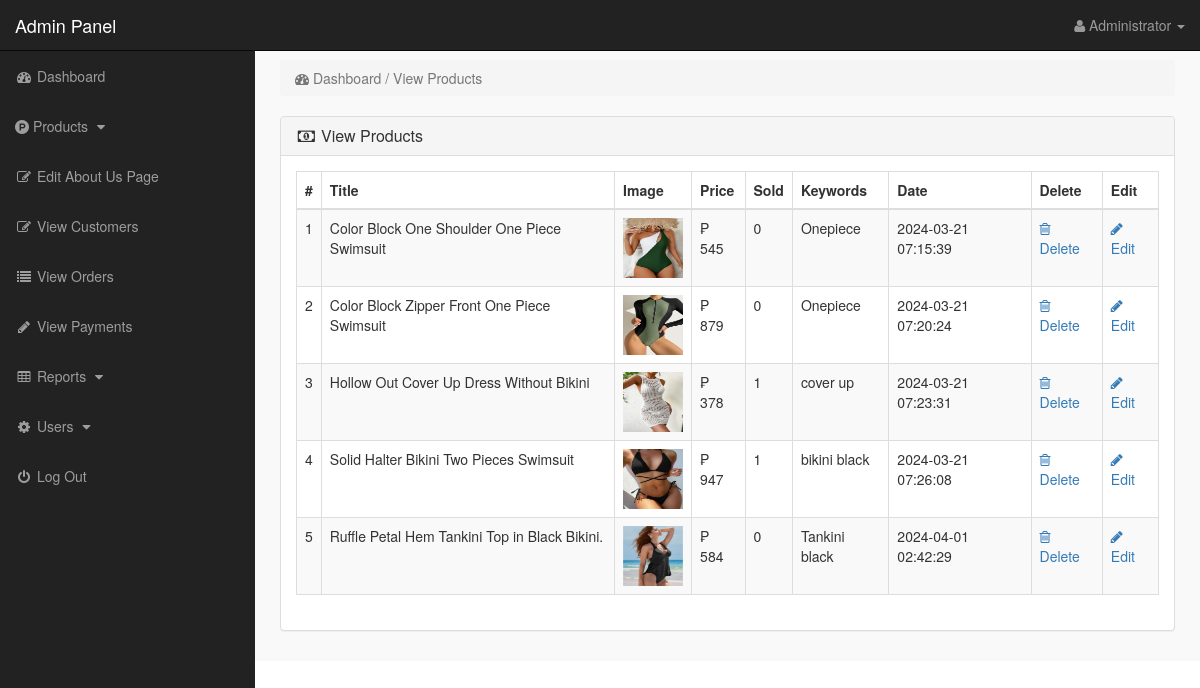
/admin_area/index.php?view_products (signed in), run on the app's committed database.
### tables this page shows
CREATE TABLE `products` (
  `product_id` int(10) NOT NULL,
  `p_cat_id` int(10) DEFAULT NULL,
  `cat_id` int(10) DEFAULT NULL,
  `manufacturer_id` int(10) DEFAULT NULL,
  `date` timestamp NOT NULL DEFAULT current_timestamp() ON UPDATE current_timestamp(),
  `product_title` text NOT NULL,
  `product_url` text NOT NULL,
  `product_img1` text NOT NULL,
  `product_img2` text NOT NULL,
  `product_img3` text NOT NULL,
  `product_price` int(10) NOT NULL,
  `product_psp_price` int(100) NOT NULL,
  `product_desc` text NOT NULL,
  `product_features` text DEFAULT NULL,
  `product_video` text DEFAULT NULL,
  `product_keywords` text NOT NULL,
  `product_label` text DEFAULT NULL,
  `status` varchar(255) NOT NULL
);

### admin_area/view_products.php (the view)
<?php
if(!isset($_SESSION['admin_email'])){
echo "<script>window.open('login.php','_self')</script>";
}
else {
?>
<div class="row">
<div class="col-lg-12" >
<ol class="breadcrumb" >
<li class="active" >
<i class="fa fa-dashboard"></i> Dashboard / View Products
</li>
</ol>
</div>
</div>
<div class="row" >
<div class="col-lg-12" >
<div class="panel panel-default" >
<div class="panel-heading" >
<h3 class="panel-title" >
<i class="fa fa-money fa-fw" ></i> View Products
</h3>
</div>
<div class="panel-body" >
<div class="table-responsive" >
<table class="table table-bordered table-hover table-striped" >
<thead>
<tr>
<th>#</th>
<th>Title</th>
<th>Image</th>
<th>Price</th>
<th>Sold</th>
<th>Keywords</th>
<th>Date</th>
<th>Delete</th>
<th>Edit</th>
</tr>
</thead>
<tbody>
<?php
$i = 0;
$get_pro = "select * from products where status='product'";
$run_pro = mysqli_query($con,$get_pro);
while($row_pro=mysqli_fetch_array($run_pro)){
$pro_id = $row_pro['product_id'];
$pro_title = $row_pro['product_title'];
$pro_image = $row_pro['product_img1'];
$pro_price = $row_pro['product_price'];
$pro_keywords = $row_pro['product_keywords'];
$pro_date = $row_pro['date'];
$i++;
?>
<tr>
<td><?php echo $i; ?></td>
<td><?php echo $pro_title; ?></td>
<td><img src="product_images/<?php echo $pro_image; ?>" width="60" height="60"></td>
<td>₱ <?php echo $pro_price; ?></td>
<td>
<?php
$get_sold = "select * from pending_orders where product_id='$pro_id'";
$run_sold = mysqli_query($con,$get_sold);
$count = mysqli_num_rows($run_sold);
echo $count;
?>
</td>
<td> <?php echo $pro_keywords; ?> </td>
<td><?php echo $pro_date; ?></td>
<td>
<a href="index.php?delete_product=<?php echo $pro_id; ?>">
<i class="fa fa-trash-o"> </i> Delete
</a>
</td>
<td>
<a href="index.php?edit_product=<?php echo $pro_id; ?>">
<i class="fa fa-pencil"> </i> Edit
</a>
</td>
</tr>
<?php } ?>
</tbody>
</table>
</div>
</div>
</div>
</div>
</div>
<?php } ?>

### admin_area/includes/sidebar.php (shortened to what this page needs)
<?php
if(!isset($_SESSION['admin_email'])){
echo "<script>window.open('login.php','_self')</script>";
}
else {
?>
<nav class="navbar navbar-inverse navbar-fixed-top" >
<div class="navbar-header" >
<a class="navbar-brand" href="index.php?dashboard" >Admin Panel</a>
</div>
<ul class="nav navbar-right top-nav" >
<li class="dropdown" >
<a href="#" class="dropdown-toggle" data-toggle="dropdown" >
<i class="fa fa-user" ></i>
<?php echo $admin_name; ?> <b class="caret" ></b>
</a>
</li>
</ul>
<div class="collapse navbar-collapse navbar-ex1-collapse">
<ul class="nav navbar-nav side-nav">
<li>
<a href="index.php?dashboard">
<i class="fa fa-fw fa-dashboard"></i> Dashboard
</a>
</li>
<li>
<a href="#" data-toggle="collapse" data-target="#products">
<i class="fa fa-product-hunt" aria-hidden="true"></i> Products
<i class="fa fa-fw fa-caret-down"></i>
</a>
</li>
<li>
<a href="index.php?edit_about_us">
<i class="fa fa-fw fa-edit"></i> Edit About Us Page
</a>
</li>
<li>
<a href="index.php?view_customers">
<i class="fa fa-fw fa-edit"></i> View Customers
</a>
</li>
<li>
<a href="index.php?view_orders">
<i class="fa fa-fw fa-list"></i> View Orders
</a>
</li>
<li>
<a href="index.php?view_payments">
<i class="fa fa-fw fa-pencil"></i> View Payments
</a>
</li>
<li>
<a href="#" data-toggle="collapse" data-target="#print">
<i class="fa fa-fw fa-table"></i> Reports
<i class="fa fa-fw fa-caret-down"></i>
</a>
</li>
<li>
<a href="#" data-toggle="collapse" data-target="#users">
<i class="fa fa-fw fa-gear"></i> Users
<i class="fa fa-fw fa-caret-down"></i>
</a>
</li>
<li>
<a href="logout.php">
<i class="fa fa-fw fa-power-off"></i> Log Out
</a>
</li>
</ul>
</div>
</nav>
<?php } ?>

### admin_area/css/style.css (style rules this page uses)
body { margin-top:100px; }
@media (min-width: 768px) { body { margin-top:50px; } }
.top-nav { padding:0 15px; }
.top-nav>li { display:inline-block; float:left; }
.top-nav>li>a { padding-top:15px; padding-bottom:15px; line-height:20px; color:#999; }
@media (min-width: 768px) { .side-nav { position:fixed; top:51px; width:255px; border-radius:0; overflow-y:auto; background-color: #222; bottom:0; overflow-x:hidden; padding-bottom:40px; } }
@media (min-width: 768px) { .side-nav>li>a { width:255px; } }
.panel-body { border-radius:5px; }

### data on the page
products: product_title "Color Block One Shoulder One Piece Swimsuit", product_img1 (picture), product_price "545", count "0", product_keywords "Onepiece", date "2024-03-21 07:15:39"
products: product_title "Color Block Zipper Front One Piece Swimsuit", product_img1 (picture), product_price "879", count "0", product_keywords "Onepiece", date "2024-03-21 07:20:24"
products: product_title "Hollow Out Cover Up Dress Without Bikini", product_img1 (picture), product_price "378", count "1", product_keywords "cover up", date "2024-03-21 07:23:31"
products: product_title "Solid Halter Bikini Two Pieces Swimsuit", product_img1 (picture), product_price "947", count "1", product_keywords "bikini black", date "2024-03-21 07:26:08"
products: product_title "Ruffle Petal Hem Tankini Top in Black Bikini.", product_img1 (picture), product_price "584", count "0", product_keywords "Tankini black", date "2024-04-01 02:42:29"

### other printed values
$admin_name "Administrator"
